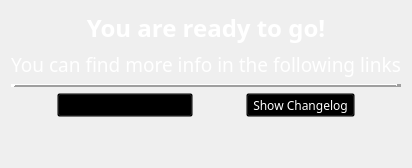
                 <widget class="QWidget" name="page_4">
                  <layout class="QVBoxLayout" name="verticalLayout_8">
                   <item>
                    <layout class="QVBoxLayout" name="verticalLayout_7">
                     <item>
                      <widget class="QLabel" name="label_10">
                       <property name="palette">
                        <palette>
                         <active>
                          <colorrole role="WindowText">
                           <brush brushstyle="SolidPattern">
                            <color alpha="255">
                             <red>255</red>
                             <green>255</green>
                             <blue>255</blue>
                            </color>
                           </brush>
                          </colorrole>
                          <colorrole role="Button">
                           <brush brushstyle="SolidPattern">
                            <color alpha="0">
                             <red>0</red>
                             <green>0</green>
                             <blue>0</blue>
                            </color>
                           </brush>
                          </colorrole>
                          <colorrole role="Base">
                           <brush brushstyle="SolidPattern">
                            <color alpha="0">
                             <red>0</red>
                             <green>0</green>
                             <blue>0</blue>
                            </color>
                           </brush>
                          </colorrole>
                          <colorrole role="Window">
                           <brush brushstyle="SolidPattern">
                            <color alpha="0">
                             <red>0</red>
                             <green>0</green>
                             <blue>0</blue>
                            </color>
                           </brush>
                          </colorrole>
                         </active>
                         <inactive>
                          <colorrole role="WindowText">
                           <brush brushstyle="SolidPattern">
                            <color alpha="255">
                             <red>255</red>
                             <green>255</green>
                             <blue>255</blue>
                            </color>
                           </brush>
                          </colorrole>
                          <colorrole role="Button">
                           <brush brushstyle="SolidPattern">
                            <color alpha="0">
                             <red>0</red>
                             <green>0</green>
                             <blue>0</blue>
                            </color>
                           </brush>
                          </colorrole>
                          <colorrole role="Base">
                           <brush brushstyle="SolidPattern">
                            <color alpha="0">
                             <red>0</red>
                             <green>0</green>
                             <blue>0</blue>
                            </color>
                           </brush>
                          </colorrole>
                          <colorrole role="Window">
                           <brush brushstyle="SolidPattern">
                            <color alpha="0">
                             <red>0</red>
                             <green>0</green>
                             <blue>0</blue>
                            </color>
                           </brush>
                          </colorrole>
                         </inactive>
                         <disabled>
                          <colorrole role="WindowText">
                           <brush brushstyle="SolidPattern">
                            <color alpha="255">
                             <red>120</red>
                             <green>120</green>
                             <blue>120</blue>
                            </color>
                           </brush>
                          </colorrole>
                          <colorrole role="Button">
                           <brush brushstyle="SolidPattern">
                            <color alpha="0">
                             <red>0</red>
                             <green>0</green>
                             <blue>0</blue>
                            </color>
                           </brush>
                          </colorrole>
                          <colorrole role="Base">
                           <brush brushstyle="SolidPattern">
                            <color alpha="0">
                             <red>0</red>
                             <green>0</green>
                             <blue>0</blue>
                            </color>
                           </brush>
                          </colorrole>
                          <colorrole role="Window">
                           <brush brushstyle="SolidPattern">
                            <color alpha="0">
                             <red>0</red>
                             <green>0</green>
                             <blue>0</blue>
                            </color>
                           </brush>
                          </colorrole>
                         </disabled>
                        </palette>
                       </property>
                       <property name="font">
                        <font>
                         <family>Montserrat</family>
                         <pointsize>18</pointsize>
                         <weight>75</weight>
                         <bold>true</bold>
                        </font>
                       </property>
                       <property name="frameShape">
                        <enum>QFrame::NoFrame</enum>
                       </property>
                       <property name="text">
                        <string>You are ready to go!</string>
                       </property>
                       <property name="alignment">
                        <set>Qt::AlignCenter</set>
                       </property>
                      </widget>
                     </item>
                     <item>
                      <widget class="QLabel" name="label_11">
                       <property name="palette">
                        <palette>
                         <active>
                          <colorrole role="WindowText">
                           <brush brushstyle="SolidPattern">
                            <color alpha="255">
                             <red>255</red>
                             <green>255</green>
                             <blue>255</blue>
                            </color>
                           </brush>
                          </colorrole>
                          <colorrole role="Button">
                           <brush brushstyle="SolidPattern">
                            <color alpha="0">
                             <red>0</red>
                             <green>0</green>
                             <blue>0</blue>
                            </color>
                           </brush>
                          </colorrole>
                          <colorrole role="Base">
                           <brush brushstyle="SolidPattern">
                            <color alpha="0">
                             <red>0</red>
                             <green>0</green>
                             <blue>0</blue>
                            </color>
                           </brush>
                          </colorrole>
                          <colorrole role="Window">
                           <brush brushstyle="SolidPattern">
                            <color alpha="0">
                             <red>0</red>
                             <green>0</green>
                             <blue>0</blue>
                            </color>
                           </brush>
                          </colorrole>
                         </active>
                         <inactive>
                          <colorrole role="WindowText">
                           <brush brushstyle="SolidPattern">
                            <color alpha="255">
                             <red>255</red>
                             <green>255</green>
                             <blue>255</blue>
                            </color>
                           </brush>
                          </colorrole>
                          <colorrole role="Button">
                           <brush brushstyle="SolidPattern">
                            <color alpha="0">
                             <red>0</red>
                             <green>0</green>
                             <blue>0</blue>
                            </color>
                           </brush>
                          </colorrole>
                          <colorrole role="Base">
                           <brush brushstyle="SolidPattern">
                            <color alpha="0">
                             <red>0</red>
                             <green>0</green>
                             <blue>0</blue>
                            </color>
                           </brush>
                          </colorrole>
                          <colorrole role="Window">
                           <brush brushstyle="SolidPattern">
                            <color alpha="0">
                             <red>0</red>
                             <green>0</green>
                             <blue>0</blue>
                            </color>
                           </brush>
                          </colorrole>
                         </inactive>
                         <disabled>
                          <colorrole role="WindowText">
                           <brush brushstyle="SolidPattern">
                            <color alpha="255">
                             <red>120</red>
                             <green>120</green>
                             <blue>120</blue>
                            </color>
                           </brush>
                          </colorrole>
                          <colorrole role="Button">
                           <brush brushstyle="SolidPattern">
                            <color alpha="0">
                             <red>0</red>
                             <green>0</green>
                             <blue>0</blue>
                            </color>
                           </brush>
                          </colorrole>
                          <colorrole role="Base">
                           <brush brushstyle="SolidPattern">
                            <color alpha="0">
                             <red>0</red>
                             <green>0</green>
                             <blue>0</blue>
                            </color>
                           </brush>
                          </colorrole>
                          <colorrole role="Window">
                           <brush brushstyle="SolidPattern">
                            <color alpha="0">
                             <red>0</red>
                             <green>0</green>
                             <blue>0</blue>
                            </color>
                           </brush>
                          </colorrole>
                         </disabled>
                        </palette>
                       </property>
                       <property name="font">
                        <font>
                         <family>Montserrat</family>
                         <pointsize>14</pointsize>
                         <weight>50</weight>
                         <bold>false</bold>
                        </font>
                       </property>
                       <property name="frameShape">
                        <enum>QFrame::NoFrame</enum>
                       </property>
                       <property name="text">
                        <string>You can find more info in the following links</string>
                       </property>
                       <property name="alignment">
                        <set>Qt::AlignCenter</set>
                       </property>
                      </widget>
                     </item>
                     <item>
                      <widget class="QFrame" name="frame_4">
                       <property name="frameShape">
                        <enum>QFrame::HLine</enum>
                       </property>
                       <property name="frameShadow">
                        <enum>QFrame::Raised</enum>
                       </property>
                       <property name="lineWidth">
                        <number>5</number>
                       </property>
                      </widget>
                     </item>
                     <item>
                      <layout class="QHBoxLayout" name="horizontalLayout_8">
                       <item>
                        <spacer name="horizontalSpacer_11">
                         <property name="orientation">
                          <enum>Qt::Horizontal</enum>
                         </property>
                         <property name="sizeType">
                          <enum>QSizePolicy::Expanding</enum>
                         </property>
                         <property name="sizeHint" stdset="0">
                          <size>
                           <width>40</width>
                           <height>20</height>
                          </size>
                         </property>
                        </spacer>
                       </item>
                       <item>
                        <widget class="QToolButton" name="documentation_btn">
                         <property name="palette">
                          <palette>
                           <active>
                            <colorrole role="Button">
                             <brush brushstyle="SolidPattern">
                              <color alpha="0">
                               <red>0</red>
                               <green>0</green>
                               <blue>0</blue>
                              </color>
                             </brush>
                            </colorrole>
                            <colorrole role="Base">
                             <brush brushstyle="SolidPattern">
                              <color alpha="0">
                               <red>0</red>
                               <green>0</green>
                               <blue>0</blue>
                              </color>
                             </brush>
                            </colorrole>
                            <colorrole role="Window">
                             <brush brushstyle="SolidPattern">
                              <color alpha="0">
                               <red>0</red>
                               <green>0</green>
                               <blue>0</blue>
                              </color>
                             </brush>
                            </colorrole>
                           </active>
                           <inactive>
                            <colorrole role="Button">
                             <brush brushstyle="SolidPattern">
                              <color alpha="0">
                               <red>0</red>
                               <green>0</green>
                               <blue>0</blue>
                              </color>
                             </brush>
                            </colorrole>
                            <colorrole role="Base">
                             <brush brushstyle="SolidPattern">
                              <color alpha="0">
                               <red>0</red>
                               <green>0</green>
                               <blue>0</blue>
                              </color>
                             </brush>
                            </colorrole>
                            <colorrole role="Window">
                             <brush brushstyle="SolidPattern">
                              <color alpha="0">
                               <red>0</red>
                               <green>0</green>
                               <blue>0</blue>
                              </color>
                             </brush>
                            </colorrole>
                           </inactive>
                           <disabled>
                            <colorrole role="Button">
                             <brush brushstyle="SolidPattern">
                              <color alpha="0">
                               <red>0</red>
                               <green>0</green>
                               <blue>0</blue>
                              </color>
                             </brush>
                            </colorrole>
                            <colorrole role="Base">
                             <brush brushstyle="SolidPattern">
                              <color alpha="0">
                               <red>0</red>
                               <green>0</green>
                               <blue>0</blue>
                              </color>
                             </brush>
                            </colorrole>
                            <colorrole role="Window">
                             <brush brushstyle="SolidPattern">
                              <color alpha="0">
                               <red>0</red>
                               <green>0</green>
                               <blue>0</blue>
                              </color>
                             </brush>
                            </colorrole>
                           </disabled>
                          </palette>
                         </property>
                         <property name="font">
                          <font>
                           <family>Montserrat</family>
                          </font>
                         </property>
                         <property name="cursor">
                          <cursorShape>PointingHandCursor</cursorShape>
                         </property>
                         <property name="text">
                          <string>Open Documentation</string>
                         </property>
                         <property name="icon">
                          <iconset resource="../../resources/solstice_resources.qrc">
                           <normaloff>:/icons/documentation</normaloff>:/icons/documentation</iconset>
                         </property>
                         <property name="iconSize">
                          <size>
                           <width>64</width>
                           <height>64</height>
                          </size>
                         </property>
                         <property name="toolButtonStyle">
                          <enum>Qt::ToolButtonTextUnderIcon</enum>
                         </property>
                        </widget>
                       </item>
                       <item>
                        <spacer name="horizontalSpacer_10">
                         <property name="orientation">
                          <enum>Qt::Horizontal</enum>
                         </property>
                         <property name="sizeHint" stdset="0">
                          <size>
                           <width>40</width>
                           <height>20</height>
                          </size>
                         </property>
                        </spacer>
                       </item>
                       <item>
                        <widget class="QToolButton" name="changelog_btn">
                         <property name="palette">
                          <palette>
                           <active>
                            <colorrole role="WindowText">
                             <brush brushstyle="SolidPattern">
                              <color alpha="255">
                               <red>255</red>
                               <green>255</green>
                               <blue>255</blue>
                              </color>
                             </brush>
                            </colorrole>
                            <colorrole role="Button">
                             <brush brushstyle="SolidPattern">
                              <color alpha="0">
                               <red>0</red>
                               <green>0</green>
                               <blue>0</blue>
                              </color>
                             </brush>
                            </colorrole>
                            <colorrole role="Text">
                             <brush brushstyle="SolidPattern">
                              <color alpha="255">
                               <red>255</red>
                               <green>255</green>
                               <blue>255</blue>
                              </color>
                             </brush>
                            </colorrole>
                            <colorrole role="ButtonText">
                             <brush brushstyle="SolidPattern">
                              <color alpha="255">
                               <red>255</red>
                               <green>255</green>
                               <blue>255</blue>
                              </color>
                             </brush>
                            </colorrole>
                            <colorrole role="Base">
                             <brush brushstyle="SolidPattern">
                              <color alpha="0">
                               <red>0</red>
                               <green>0</green>
                               <blue>0</blue>
                              </color>
                             </brush>
                            </colorrole>
                            <colorrole role="Window">
                             <brush brushstyle="SolidPattern">
                              <color alpha="0">
                               <red>0</red>
                               <green>0</green>
                               <blue>0</blue>
                              </color>
                             </brush>
                            </colorrole>
                           </active>
                           <inactive>
                            <colorrole role="WindowText">
                             <brush brushstyle="SolidPattern">
                              <color alpha="255">
                               <red>255</red>
                               <green>255</green>
                               <blue>255</blue>
                              </color>
                             </brush>
                            </colorrole>
                            <colorrole role="Button">
                             <brush brushstyle="SolidPattern">
                              <color alpha="0">
                               <red>0</red>
                               <green>0</green>
                               <blue>0</blue>
                              </color>
                             </brush>
                            </colorrole>
                            <colorrole role="Text">
                             <brush brushstyle="SolidPattern">
                              <color alpha="255">
                               <red>255</red>
                               <green>255</green>
                               <blue>255</blue>
                              </color>
                             </brush>
                            </colorrole>
                            <colorrole role="ButtonText">
                             <brush brushstyle="SolidPattern">
                              <color alpha="255">
                               <red>255</red>
                               <green>255</green>
                               <blue>255</blue>
                              </color>
                             </brush>
                            </colorrole>
                            <colorrole role="Base">
                             <brush brushstyle="SolidPattern">
                              <color alpha="0">
                               <red>0</red>
                               <green>0</green>
                               <blue>0</blue>
                              </color>
                             </brush>
                            </colorrole>
                            <colorrole role="Window">
                             <brush brushstyle="SolidPattern">
                              <color alpha="0">
                               <red>0</red>
                               <green>0</green>
                               <blue>0</blue>
                              </color>
                             </brush>
                            </colorrole>
                           </inactive>
                           <disabled>
                            <colorrole role="WindowText">
                             <brush brushstyle="SolidPattern">
                              <color alpha="255">
                               <red>120</red>
                               <green>120</green>
                               <blue>120</blue>
                              </color>
                             </brush>
                            </colorrole>
                            <colorrole role="Button">
                             <brush brushstyle="SolidPattern">
                              <color alpha="0">
                               <red>0</red>
                               <green>0</green>
                               <blue>0</blue>
                              </color>
                             </brush>
                            </colorrole>
                            <colorrole role="Text">
                             <brush brushstyle="SolidPattern">
                              <color alpha="255">
                               <red>120</red>
                               <green>120</green>
                               <blue>120</blue>
                              </color>
                             </brush>
                            </colorrole>
                            <colorrole role="ButtonText">
                             <brush brushstyle="SolidPattern">
                              <color alpha="255">
                               <red>120</red>
                               <green>120</green>
                               <blue>120</blue>
                              </color>
                             </brush>
                            </colorrole>
                            <colorrole role="Base">
                             <brush brushstyle="SolidPattern">
                              <color alpha="0">
                               <red>0</red>
                               <green>0</green>
                               <blue>0</blue>
                              </color>
                             </brush>
                            </colorrole>
                            <colorrole role="Window">
                             <brush brushstyle="SolidPattern">
                              <color alpha="0">
                               <red>0</red>
                               <green>0</green>
                               <blue>0</blue>
                              </color>
                             </brush>
                            </colorrole>
                           </disabled>
                          </palette>
                         </property>
                         <property name="font">
                          <font>
                           <family>Montserrat</family>
                          </font>
                         </property>
                         <property name="cursor">
                          <cursorShape>PointingHandCursor</cursorShape>
                         </property>
                         <property name="text">
                          <string>Show Changelog</string>
                         </property>
                         <property name="icon">
                          <iconset resource="../../resources/solstice_resources.qrc">
                           <normaloff>:/icons/overview</normaloff>:/icons/overview</iconset>
                         </property>
                         <property name="iconSize">
                          <size>
                           <width>65</width>
                           <height>65</height>
                          </size>
                         </property>
                         <property name="toolButtonStyle">
                          <enum>Qt::ToolButtonTextUnderIcon</enum>
                         </property>
                        </widget>
                       </item>
                       <item>
                        <spacer name="horizontalSpacer_12">
                         <property name="orientation">
                          <enum>Qt::Horizontal</enum>
                         </property>
                         <property name="sizeType">
                          <enum>QSizePolicy::Expanding</enum>
                         </property>
                         <property name="sizeHint" stdset="0">
                          <size>
                           <width>40</width>
                           <height>20</height>
                          </size>
                         </property>
                        </spacer>
                       </item>
                      </layout>
                     </item>
                     <item>
                      <spacer name="verticalSpacer_10">
                       <property name="orientation">
                        <enum>Qt::Vertical</enum>
                       </property>
                       <property name="sizeHint" stdset="0">
                        <size>
                         <width>20</width>
                         <height>40</height>
                        </size>
                       </property>
                      </spacer>
                     </item>
                    </layout>
                   </item>
                  </layout>
                 </widget>
